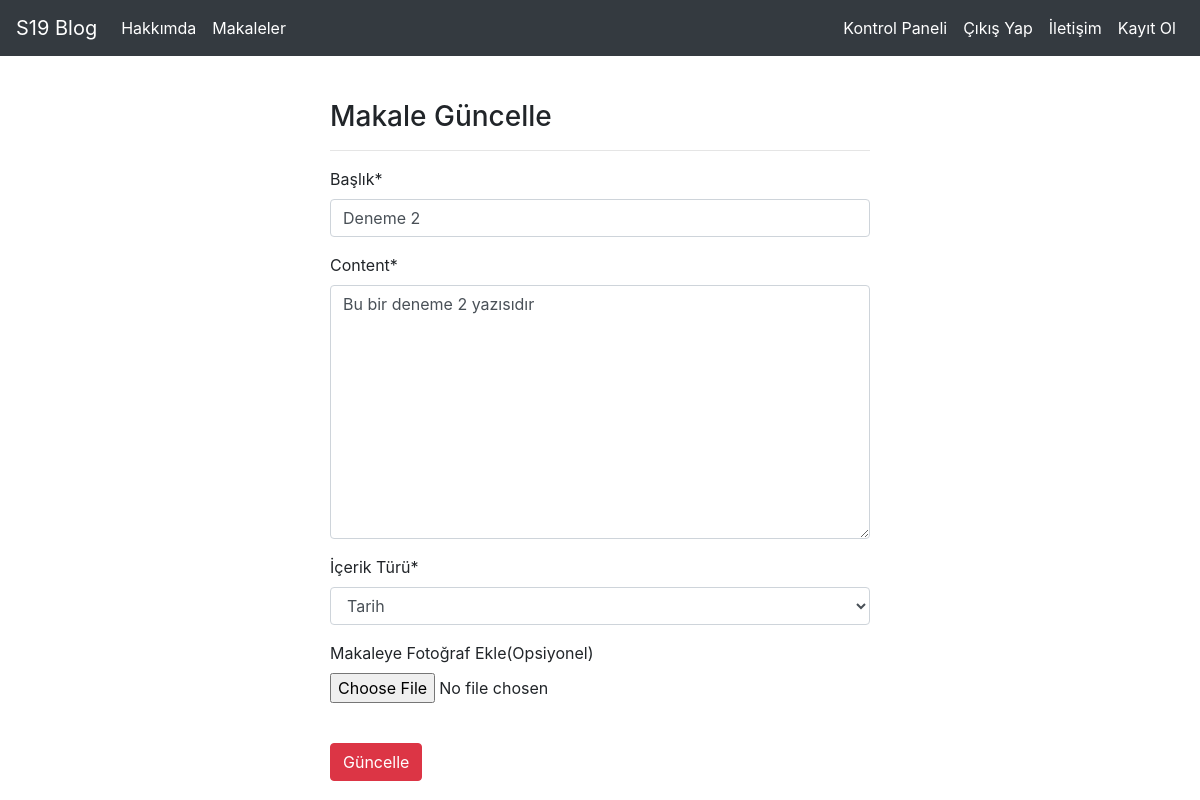
The page /articles/update/2 (signed in) on the database its author committed.
### article/models.py (models this page shows, shortened)
class Article(models.Model):
    CONTENT_CHOICES =[
        ("Tarih","Tarih"),
        ("Bilim","Bilim"),
    ]
    author = models.ForeignKey("auth.User",on_delete=models.CASCADE,verbose_name="Yazar")
    title = models.CharField(max_length=50,verbose_name="Başlık")
    content = RichTextField()
    created_date = models.DateTimeField(auto_now_add=True,verbose_name="Oluşturulma Tarihi")
    content_type = models.CharField(max_length = 30, choices=CONTENT_CHOICES, default="Tarih",verbose_name = "İçerik Türü")
    article_image = models.FileField(blank = True,null = True,verbose_name= "Makaleye Fotoğraf Ekle(Opsiyonel)" )
    class Meta:
        ordering = ['-created_date']

### article/views.py (the view, shortened to what this page needs)
# urls.py: path('update/<int:id>',views.updateArticle,name = "update"),
@login_required(login_url= "user:login")
def updateArticle(request,id):
    article = get_object_or_404(Article,id = id)
    form = ArticleForm(request.POST or None,request.FILES or None,instance= article)
    return render(request,"update.html",{"form":form})

### article/forms.py
class ArticleForm(forms.ModelForm):
    class Meta:
        model = Article
        fields =["title","content","content_type","article_image"]

### templates/update.html (shortened to what this page needs)
{% extends "layout.html" %}
{% block body %}
{% load crispy_forms_tags %}
<div class="row">
    <div class="col-md-6 offset-md-3">
    <h3>Makale Güncelle</h3>
    <hr>
    <form method = "post" enctype="multipart/form-data">
        {{form|crispy}}
        <br>
        <button type = "submit" class = "btn btn-danger">Güncelle</button>
    </form>
    </div>
</div>
{% endblock body %}

### rows shown on the page
Article: title "Deneme 2", content "Bu bir deneme 2 yazısıdır", content_type "Tarih"
